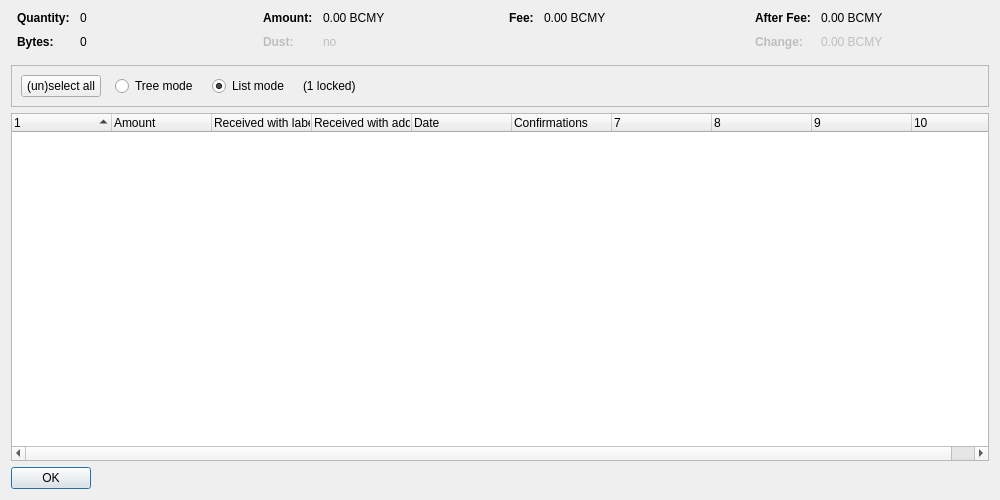
<?xml version="1.0" encoding="UTF-8"?>
<ui version="4.0">
 <class>CoinControlDialog</class>
 <widget class="QDialog" name="CoinControlDialog">
  <property name="geometry">
   <rect>
    <x>0</x>
    <y>0</y>
    <width>1000</width>
    <height>500</height>
   </rect>
  </property>
  <property name="windowTitle">
   <string>Coin Selection</string>
  </property>
  <layout class="QVBoxLayout" name="verticalLayout">
   <item>
    <layout class="QHBoxLayout" name="horizontalLayoutTop" stretch="0,0,0,0">
     <property name="topMargin">
      <number>0</number>
     </property>
     <property name="bottomMargin">
      <number>10</number>
     </property>
     <item>
      <layout class="QFormLayout" name="formLayoutCoinControl1">
       <property name="horizontalSpacing">
        <number>10</number>
       </property>
       <property name="verticalSpacing">
        <number>10</number>
       </property>
       <property name="leftMargin">
        <number>6</number>
       </property>
       <property name="rightMargin">
        <number>6</number>
       </property>
       <item row="0" column="0">
        <widget class="QLabel" name="labelCoinControlQuantityText">
         <property name="font">
          <font>
           <weight>75</weight>
           <bold>true</bold>
          </font>
         </property>
         <property name="text">
          <string>Quantity:</string>
         </property>
        </widget>
       </item>
       <item row="0" column="1">
        <widget class="QLabel" name="labelCoinControlQuantity">
         <property name="cursor">
          <cursorShape>IBeamCursor</cursorShape>
         </property>
         <property name="contextMenuPolicy">
          <enum>Qt::ActionsContextMenu</enum>
         </property>
         <property name="text">
          <string notr="true">0</string>
         </property>
         <property name="textInteractionFlags">
          <set>Qt::LinksAccessibleByMouse|Qt::TextSelectableByKeyboard|Qt::TextSelectableByMouse</set>
         </property>
        </widget>
       </item>
       <item row="1" column="0">
        <widget class="QLabel" name="labelCoinControlBytesText">
         <property name="font">
          <font>
           <weight>75</weight>
           <bold>true</bold>
          </font>
         </property>
         <property name="text">
          <string>Bytes:</string>
         </property>
        </widget>
       </item>
       <item row="1" column="1">
        <widget class="QLabel" name="labelCoinControlBytes">
         <property name="cursor">
          <cursorShape>IBeamCursor</cursorShape>
         </property>
         <property name="contextMenuPolicy">
          <enum>Qt::ActionsContextMenu</enum>
         </property>
         <property name="text">
          <string notr="true">0</string>
         </property>
         <property name="textInteractionFlags">
          <set>Qt::LinksAccessibleByMouse|Qt::TextSelectableByKeyboard|Qt::TextSelectableByMouse</set>
         </property>
        </widget>
       </item>
      </layout>
     </item>
     <item>
      <layout class="QFormLayout" name="formLayoutCoinControl2">
       <property name="horizontalSpacing">
        <number>10</number>
       </property>
       <property name="verticalSpacing">
        <number>10</number>
       </property>
       <property name="leftMargin">
        <number>6</number>
       </property>
       <property name="rightMargin">
        <number>6</number>
       </property>
       <item row="0" column="0">
        <widget class="QLabel" name="labelCoinControlAmountText">
         <property name="font">
          <font>
           <weight>75</weight>
           <bold>true</bold>
          </font>
         </property>
         <property name="text">
          <string>Amount:</string>
         </property>
        </widget>
       </item>
       <item row="0" column="1">
        <widget class="QLabel" name="labelCoinControlAmount">
         <property name="cursor">
          <cursorShape>IBeamCursor</cursorShape>
         </property>
         <property name="contextMenuPolicy">
          <enum>Qt::ActionsContextMenu</enum>
         </property>
         <property name="text">
          <string notr="true">0.00 BCMY</string>
         </property>
         <property name="textInteractionFlags">
          <set>Qt::LinksAccessibleByMouse|Qt::TextSelectableByKeyboard|Qt::TextSelectableByMouse</set>
         </property>
        </widget>
       </item>
       <item row="1" column="0">
        <widget class="QLabel" name="labelCoinControlLowOutputText">
         <property name="enabled">
          <bool>false</bool>
         </property>
         <property name="font">
          <font>
           <weight>75</weight>
           <bold>true</bold>
          </font>
         </property>
         <property name="text">
          <string>Dust:</string>
         </property>
        </widget>
       </item>
       <item row="1" column="1">
        <widget class="QLabel" name="labelCoinControlLowOutput">
         <property name="enabled">
          <bool>false</bool>
         </property>
         <property name="cursor">
          <cursorShape>IBeamCursor</cursorShape>
         </property>
         <property name="contextMenuPolicy">
          <enum>Qt::ActionsContextMenu</enum>
         </property>
         <property name="text">
          <string notr="true">no</string>
         </property>
         <property name="textInteractionFlags">
          <set>Qt::LinksAccessibleByMouse|Qt::TextSelectableByKeyboard|Qt::TextSelectableByMouse</set>
         </property>
        </widget>
       </item>
      </layout>
     </item>
     <item>
      <layout class="QFormLayout" name="formLayoutCoinControl3">
       <property name="horizontalSpacing">
        <number>10</number>
       </property>
       <property name="verticalSpacing">
        <number>10</number>
       </property>
       <property name="leftMargin">
        <number>6</number>
       </property>
       <property name="rightMargin">
        <number>6</number>
       </property>
       <item row="0" column="0">
        <widget class="QLabel" name="labelCoinControlFeeText">
         <property name="font">
          <font>
           <weight>75</weight>
           <bold>true</bold>
          </font>
         </property>
         <property name="text">
          <string>Fee:</string>
         </property>
        </widget>
       </item>
       <item row="0" column="1">
        <widget class="QLabel" name="labelCoinControlFee">
         <property name="cursor">
          <cursorShape>IBeamCursor</cursorShape>
         </property>
         <property name="contextMenuPolicy">
          <enum>Qt::ActionsContextMenu</enum>
         </property>
         <property name="text">
          <string notr="true">0.00 BCMY</string>
         </property>
         <property name="textInteractionFlags">
          <set>Qt::LinksAccessibleByMouse|Qt::TextSelectableByKeyboard|Qt::TextSelectableByMouse</set>
         </property>
        </widget>
       </item>
      </layout>
     </item>
     <item>
      <layout class="QFormLayout" name="formLayoutCoinControl4">
       <property name="horizontalSpacing">
        <number>10</number>
       </property>
       <property name="verticalSpacing">
        <number>10</number>
       </property>
       <property name="leftMargin">
        <number>6</number>
       </property>
       <property name="rightMargin">
        <number>6</number>
       </property>
       <item row="0" column="0">
        <widget class="QLabel" name="labelCoinControlAfterFeeText">
         <property name="font">
          <font>
           <weight>75</weight>
           <bold>true</bold>
          </font>
         </property>
         <property name="text">
          <string>After Fee:</string>
         </property>
        </widget>
       </item>
       <item row="0" column="1">
        <widget class="QLabel" name="labelCoinControlAfterFee">
         <property name="cursor">
          <cursorShape>IBeamCursor</cursorShape>
         </property>
         <property name="contextMenuPolicy">
          <enum>Qt::ActionsContextMenu</enum>
         </property>
         <property name="text">
          <string notr="true">0.00 BCMY</string>
         </property>
         <property name="textInteractionFlags">
          <set>Qt::LinksAccessibleByMouse|Qt::TextSelectableByKeyboard|Qt::TextSelectableByMouse</set>
         </property>
        </widget>
       </item>
       <item row="1" column="0">
        <widget class="QLabel" name="labelCoinControlChangeText">
         <property name="enabled">
          <bool>false</bool>
         </property>
         <property name="font">
          <font>
           <weight>75</weight>
           <bold>true</bold>
          </font>
         </property>
         <property name="text">
          <string>Change:</string>
         </property>
        </widget>
       </item>
       <item row="1" column="1">
        <widget class="QLabel" name="labelCoinControlChange">
         <property name="enabled">
          <bool>false</bool>
         </property>
         <property name="cursor">
          <cursorShape>IBeamCursor</cursorShape>
         </property>
         <property name="contextMenuPolicy">
          <enum>Qt::ActionsContextMenu</enum>
         </property>
         <property name="text">
          <string notr="true">0.00 BCMY</string>
         </property>
         <property name="textInteractionFlags">
          <set>Qt::LinksAccessibleByMouse|Qt::TextSelectableByKeyboard|Qt::TextSelectableByMouse</set>
         </property>
        </widget>
       </item>
      </layout>
     </item>
    </layout>
   </item>
   <item>
    <widget class="QFrame" name="frame">
     <property name="minimumSize">
      <size>
       <width>0</width>
       <height>40</height>
      </size>
     </property>
     <property name="frameShape">
      <enum>QFrame::StyledPanel</enum>
     </property>
     <property name="frameShadow">
      <enum>QFrame::Sunken</enum>
     </property>
     <layout class="QHBoxLayout" name="horizontalLayout">
      <item>
       <layout class="QHBoxLayout" name="horizontalLayoutPanel" stretch="0,0,0,0,0">
        <property name="spacing">
         <number>14</number>
        </property>
        <item>
         <widget class="QPushButton" name="pushButtonSelectAll">
          <property name="sizePolicy">
           <sizepolicy hsizetype="Maximum" vsizetype="Fixed">
            <horstretch>0</horstretch>
            <verstretch>0</verstretch>
           </sizepolicy>
          </property>
          <property name="text">
           <string>(un)select all</string>
          </property>
          <property name="autoDefault">
           <bool>false</bool>
          </property>
         </widget>
        </item>
        <item>
         <widget class="QRadioButton" name="radioTreeMode">
          <property name="sizePolicy">
           <sizepolicy hsizetype="Maximum" vsizetype="Fixed">
            <horstretch>0</horstretch>
            <verstretch>0</verstretch>
           </sizepolicy>
          </property>
          <property name="text">
           <string>Tree mode</string>
          </property>
         </widget>
        </item>
        <item>
         <widget class="QRadioButton" name="radioListMode">
          <property name="sizePolicy">
           <sizepolicy hsizetype="Maximum" vsizetype="Fixed">
            <horstretch>0</horstretch>
            <verstretch>0</verstretch>
           </sizepolicy>
          </property>
          <property name="text">
           <string>List mode</string>
          </property>
          <property name="checked">
           <bool>true</bool>
          </property>
         </widget>
        </item>
        <item>
         <widget class="QLabel" name="labelLocked">
          <property name="text">
           <string notr="true">(1 locked)</string>
          </property>
         </widget>
        </item>
        <item>
         <spacer name="horizontalSpacer">
          <property name="orientation">
           <enum>Qt::Horizontal</enum>
          </property>
          <property name="sizeHint" stdset="0">
           <size>
            <width>40</width>
            <height>20</height>
           </size>
          </property>
         </spacer>
        </item>
       </layout>
      </item>
     </layout>
    </widget>
   </item>
   <item>
    <widget class="CoinControlTreeWidget" name="treeWidget">
     <property name="contextMenuPolicy">
      <enum>Qt::CustomContextMenu</enum>
     </property>
     <property name="sortingEnabled">
      <bool>false</bool>
     </property>
     <property name="columnCount">
      <number>10</number>
     </property>
     <attribute name="headerShowSortIndicator" stdset="0">
      <bool>true</bool>
     </attribute>
     <attribute name="headerStretchLastSection">
      <bool>false</bool>
     </attribute>
     <column>
      <property name="text">
       <string/>
      </property>
     </column>
     <column>
      <property name="text">
       <string>Amount</string>
      </property>
     </column>
     <column>
      <property name="text">
       <string>Received with label</string>
      </property>
     </column>
     <column>
      <property name="text">
       <string>Received with address</string>
      </property>
     </column>
     <column>
      <property name="text">
       <string>Date</string>
      </property>
     </column>
     <column>
      <property name="text">
       <string>Confirmations</string>
      </property>
      <property name="toolTip">
       <string>Confirmed</string>
      </property>
     </column>
     <column>
      <property name="text">
       <string/>
      </property>
     </column>
     <column>
      <property name="text">
       <string/>
      </property>
     </column>
     <column>
      <property name="text">
       <string/>
      </property>
     </column>
     <column>
      <property name="text">
       <string/>
      </property>
     </column>
    </widget>
   </item>
   <item>
    <widget class="QDialogButtonBox" name="buttonBox">
     <property name="sizePolicy">
      <sizepolicy hsizetype="Maximum" vsizetype="Fixed">
       <horstretch>0</horstretch>
       <verstretch>0</verstretch>
      </sizepolicy>
     </property>
     <property name="orientation">
      <enum>Qt::Horizontal</enum>
     </property>
     <property name="standardButtons">
      <set>QDialogButtonBox::Ok</set>
     </property>
    </widget>
   </item>
  </layout>
 </widget>
 <customwidgets>
  <customwidget>
   <class>CoinControlTreeWidget</class>
   <extends>QTreeWidget</extends>
   <header>qt/coincontroltreewidget.h</header>
  </customwidget>
 </customwidgets>
 <resources/>
 <connections/>
</ui>
